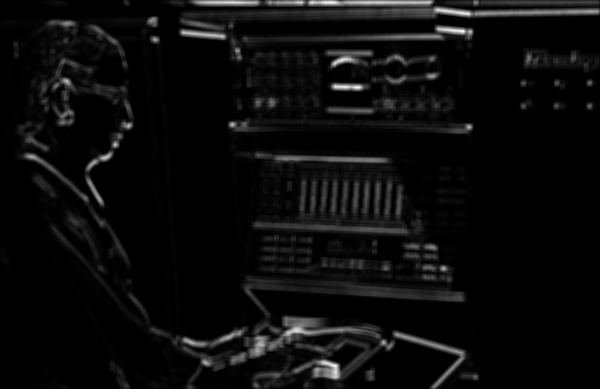
#> input picture a3/q2_result/1_a_corner_score_b.png, 600 x 389 px, given in place of grace_hopper_noisy.png, which was not available
$ python q2.py
#> lines starting #> are read from the running program, lines starting #| are printed output that depends on the picture; after the words box and inside, x2 and y2 are one past the last pixel; in counts of white or black regions, pixels touching at a corner belong together; pictures that were not available may be replaced by others from this repository, and a replacement may not be noted
### a3/common.py
import numpy as np
from matplotlib import pyplot as plt
from PIL import Image


def read_img(path, grayscale=True):
    img = Image.open(path)
    if grayscale:
        img = img.convert('L')
    else:
        img = img.convert('RGB')
    return np.array(img) / 255


def save_img(img, path, normalize=True):
    if normalize:
        img = img - img.min()
        img = img / img.max()
    else:
        img = np.clip(img, 0., 1.)
    img = (img * 255).astype(np.uint8)
    img = Image.fromarray(img)
    img.save(path)
    print(path, "is saved!")


# [90 lines left out: functions find_maxima, visualize_scale_space, visualize_maxima, not called in this run]

### a3/q2.py
import os
import numpy as np
import scipy.ndimage
import matplotlib.pyplot as plt
from common import read_img, save_img


def corner_score(image, offset=(5, 5), window_size=(5, 5)):
    """
    Given an input image, (x, y) offset, and window_size,
    compute the corner score E(u, v) with window W for all pixels.
    Use zero padding to handle window values outside of the image.

    Inputs:
    - image: A numpy array of shape (H, W)
    - offset: A tuple of (x, y) offsets = (u, v)
    - window_size: A tuple of window size = (kh, kw)

    Returns:
    - output: A numpy array of shape (H, W)

    Hint: The score function can be formulated as convolution, and it can be
          implemented in one ugly line of code.
          For shifting an image, `np.roll`
          For convolution, `scipy.ndimage.convolve()` with mode='constant'
    """
    H, W = image.shape
    u, v = offset
    kh, kw = window_size
    assert (kh % 2 == 1) and (kw % 2 == 1), 'Consider odd-sized windows only'
    output = None
    ### YOUR CODE HERE  (do not modify this line)

    # Roll the image
    shifted_v_image = np.roll(image, v, axis=0)
    shifted_image = np.roll(shifted_v_image, u, axis = 1)

    # Using convolution to without using for-loop
    one_filter = np.ones((window_size[0], window_size[1]))
    energy_function = ((image - shifted_image) ** 2)
    output = scipy.ndimage.convolve(energy_function, one_filter, mode= 'constant')

    ### END YOUR CODE   (do not modify this line)
    return output


def harris_detector(image, window_size=(3, 3), alpha=0.05):
    """
    Given an input image, compute the Harris Detector score for all pixels.
    Use zero padding for any convolution/filtering to keep the original size.
    When computing M, use Gaussian weighting with sigma = .85,
    where the values are given for you.

    Inputs:
    - image: A numpy array of shape (H, W)
    - window_size: A tuple of window size
    - alpha: The constant adjusting the sensitivity of the detector

    Returns:
    - output: A numpy array of shape (H, W)

    Hint: For derivative, `scipy.ndimage.sobel()` with mode='constant'
          For convolution, `scipy.ndimage.convolve()` with mode='constant'
          Compute {Ix and Iy}, {Ixx, Ixy, Iyy}, {M}, output in sequence.
    """
    # Normalized Gaussian filter with sigma = .85
    gaussian = np.array([[1, 2, 1],
                         [2, 4, 2],
                         [1, 2, 1]]) / 16

    H, W = image.shape
    kh, kw = window_size
    assert (kh % 2 == 1) and (kw % 2 == 1), 'Consider odd-sized windows only'
    output = None
    ### YOUR CODE HERE  (do not modify this line)

    # Y - axis H [0]
    # X - axis W [1]
    Iy = scipy.ndimage.sobel(image.copy(), axis = 0, mode = 'constant')
    Ix = scipy.ndimage.sobel(image.copy(), axis = 1,mode = 'constant')

    # Check image that come from previous
    # save_img(Ix, f'tmp.png')
    # save_img(Iy,f'tmp2.png')

    Iyy = Iy ** 2
    Ixx = Ix ** 2
    Ixy = Ix * Iy
    Iyx = Iy * Ix

    a = scipy.ndimage.convolve(Ixx, gaussian, mode = 'constant') # M00
    b = scipy.ndimage.convolve(Ixy, gaussian, mode = 'constant') # M01
    c = scipy.ndimage.convolve(Ixy, gaussian, mode = 'constant') # M10
    d = scipy.ndimage.convolve(Iyy, gaussian, mode = 'constant') # M11

    M = np.array([[a, b],
                  [c, d]])

    # [10 lines of commented-out code are left out]
    D = ((a*d) - (b*c))

    # Trace Diagonal matrix
    trace = a + d

    R = D - alpha * (trace ** 2)
    output = R

    ### END YOUR CODE   (do not modify this line)
    return output


def main():
    img = read_img('data/grace_hopper_noisy.png')
#> in read_img, img is the input picture: PIL image 600x389 L; min 0, max 255, mean 11.6

    os.makedirs('q2_result', exist_ok=True)

    # 2.1. Corner Score
    # (a) Complete corner_score(); compute the corner score map and their min
    W = (5,5)
    offsets = [(0,5), (0,-5), (5,0), (-5,0)]
    directions = ['b', 't', 'r', 'l']
    score_maps = []
    for offset, direction in zip(offsets, directions):
        score_map = corner_score(img, offset, W)
        save_img(score_map, f'q2_result/1_a_corner_score_{direction}.png')
        score_maps.append(score_map)
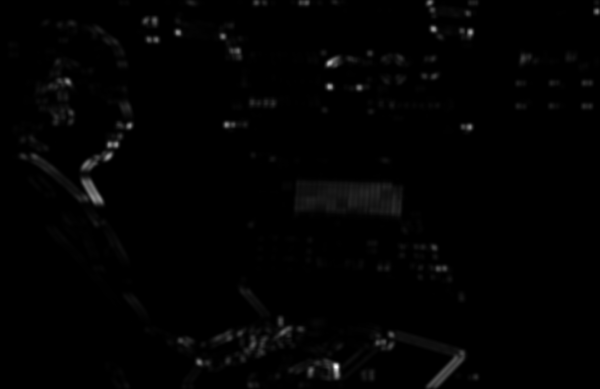
#> score_map: shape (389, 600) float64; min 0, max 10.02, mean 0.104; drawn with min black and max white
#> after the loop, score_maps = 4 items
    min_score_map = np.stack(score_maps, axis=-1).min(axis=-1)
    save_img(min_score_map, f'q2_result/1_a_corner_score.png')

    # (b) No Code

    print('Corner Score done.')


    # 2.2. Harris Corner Detector
    # (a) Complete harris_detector()
    harris_corners = harris_detector(img)
#> in harris_detector, `Iy = scipy.ndimage.sobel(image.copy(), axis = 0, mode = 'constant')`:
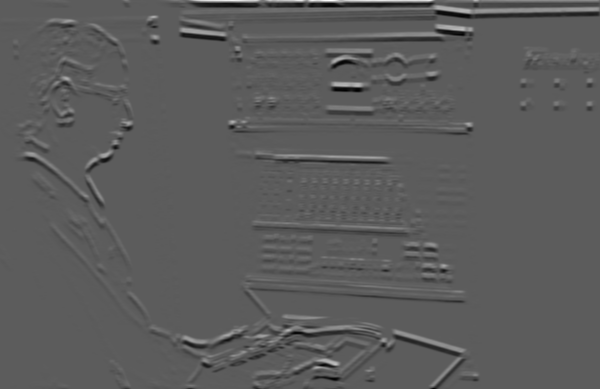
#> Iy: shape (389, 600) float64; min -1.79, max 3.16, mean -0.0021; drawn with min black and max white
#> in harris_detector, `Ixy = Ix * Iy`:
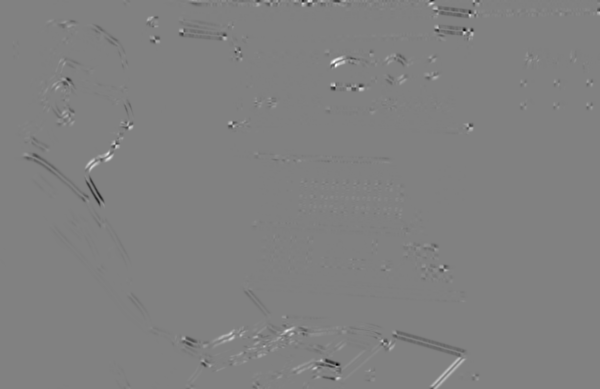
#> Ixy: shape (389, 600) float64; min -1.68, max 1.64, mean -0.0011; drawn with min black and max white
#> in harris_detector, `R = D - alpha * (trace ** 2)`:
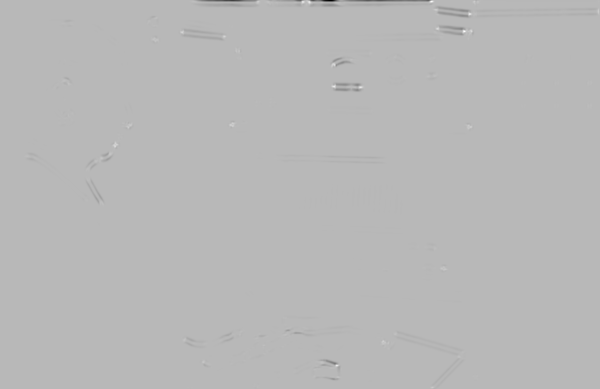
#> R: shape (389, 600) float64; min -1.6, max 0.614, mean -0.00269; drawn with min black and max white
    save_img(harris_corners, 'q2_result/2_a_harris_response.png')

    # (b) Tune `threshold` to get a good detection result
    threshold = None
    # [29 lines of commented-out code are left out]

    threshold = 2.5

    ### END YOUR CODE   (do not modify this line)

    # heatmap to figure out the threshold
    plt.figure(figsize=(12,6))
    plt.pcolor(harris_corners[::-1])
    plt.colorbar()
    plt.savefig('q2_result/2_b_heatmap.png')
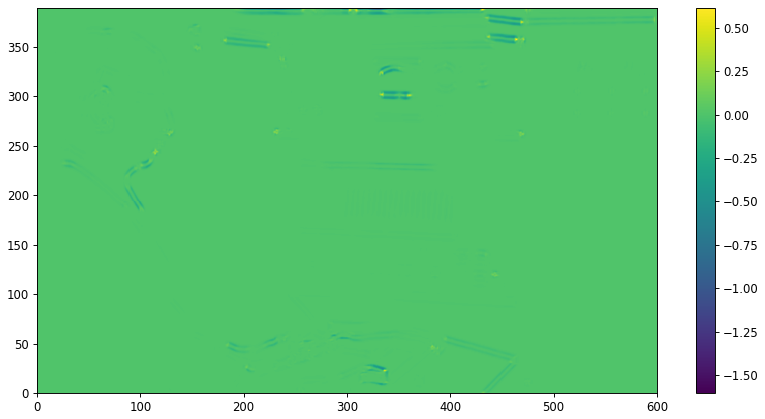
#> figure drawn by matplotlib, 2 panels
    plt.close()

    # 7x7 circular kernel for better corner detection visibility
    radius = 3
    kernel = np.zeros([radius*2+1]*2)
    for y in np.arange(-radius, radius+1):
        for x in np.arange(-radius, radius+1):
            if x**2 + y**2 <= radius**2:
                kernel[y+radius,x+radius] = 1

    # highlight corners in the original image
    mask = harris_corners.copy()
    mask = scipy.ndimage.convolve(mask, kernel, mode='constant')
    mask[mask < threshold] = 0.
    mask[mask > 0] = 1.
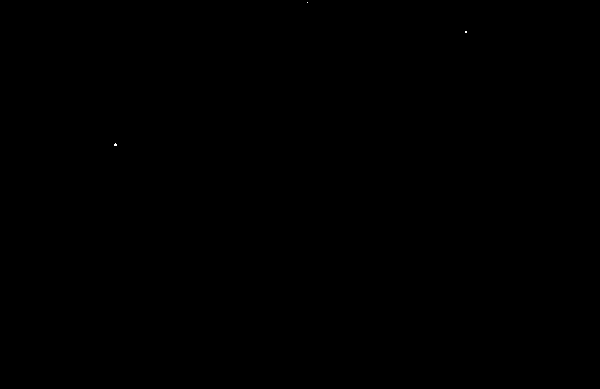
#> mask: shape (389, 600) float64; values 0 (black) and 1 (white), 0.01% white in thin lines or dots, all inside (x1, y1, x2, y2) = (114, 2, 467, 146)
    highlighted = np.stack([img+mask, img, img], axis=-1)
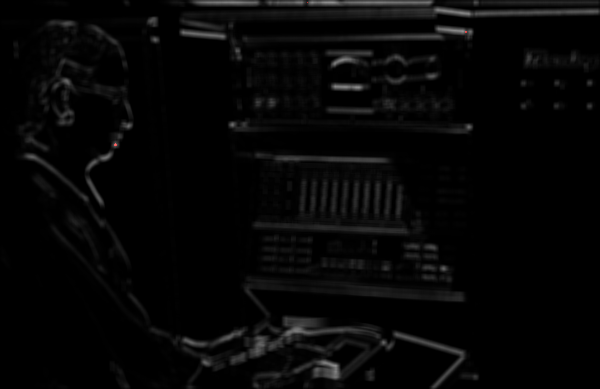
#> highlighted: shape (389, 600, 3) float64; mean of channels 0, 1, 2 0.0454, 0.0453, 0.0453; drawn with min black and max white
    save_img(highlighted, 'q2_result/2_b_harris_highlighted.png',
             normalize=False)

    print('Harris Corner Detector done.')


if __name__ == "__main__":
    main()
